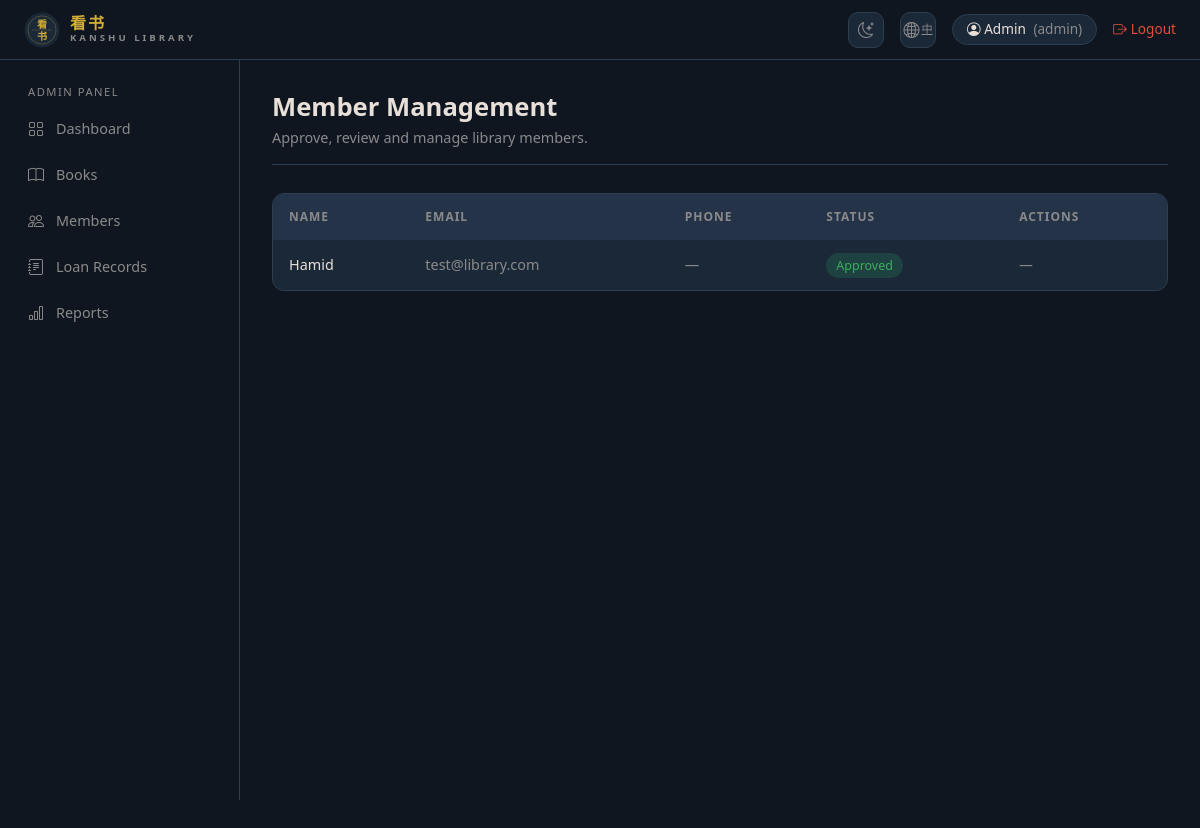
The page /admin/members (signed in) on the database its author committed.
### app/models.py (models this page shows)
class User(db.Model, UserMixin):
    __tablename__ = 'users'
    id = db.Column(db.Integer, primary_key=True)
    name = db.Column(db.String(100), nullable=False)
    email = db.Column(db.String(255), unique=True, nullable=False)
    password_hash = db.Column(db.String(255), nullable=False)
    role = db.Column(db.Enum('admin','librarian','member'), nullable=False, default='member')
    phone = db.Column(db.String(20))
    address = db.Column(db.String(255))
    is_approved = db.Column(db.Boolean, default=False)
    created_at = db.Column(db.DateTime, default=datetime.utcnow)
    loans = db.relationship('Loan', backref='member', lazy=True)

### app/routes/admin.py (the view)
@admin_bp.route('/members')
@login_required
@admin_required
def members():
    members = User.query.filter_by(role='member').all()
    return render_template('admin/members.html', members=members)

### app/models.py (called while the page is built)
@login_manager.user_loader
def load_user(user_id):
    return User.query.get(int(user_id))

### app/routes/admin.py (called while the page is built)
def admin_required(f):
    @wraps(f)
    def decorated(*args, **kwargs):
        if current_user.role != 'admin':
            flash('Access denied.', 'danger')
            return redirect(url_for('main.index'))
        return f(*args, **kwargs)
    return decorated

### app/templates/admin/members.html (shortened to what this page needs)
{% extends 'base.html' %}
{% block content %}
<div class="page-header">
    <h2>{{ _('Member Management') }}</h2>
    <p>{{ _('Approve, review and manage library members.') }}</p>
</div>
<div style="background:var(--bg-card); border:1px solid var(--border); border-radius:12px; overflow:hidden;">
    <table class="dark-table">
        <thead>
            <tr>
                <th>{{ _('Name') }}</th>
                <th>{{ _('Email') }}</th>
                <th>{{ _('Phone') }}</th>
                <th>{{ _('Status') }}</th>
                <th>{{ _('Actions') }}</th>
            </tr>
        </thead>
        <tbody>
            {% for member in members %}
            <tr>
                <td style="font-weight:500;">{{ member.name }}</td>
                <td style="color:var(--text-muted);">{{ member.email }}</td>
                <td style="color:var(--text-muted);">{{ member.phone or '—' }}</td>
                <td>
                    {% if member.is_approved %}
                        <span class="badge-approved">{{ _('Approved') }}</span>
                    {% else %}
                        <span class="badge-pending">{{ _('Pending') }}</span>
                    {% endif %}
                </td>
                <td>
                    {% if not member.is_approved %}
                        <a href="{{ url_for('admin.approve_member', user_id=member.id) }}"
                           style="color:var(--accent-green); text-decoration:none; margin-right:12px; font-size:0.85rem;">
                            <i class="bi bi-check-circle"></i> {{ _('Approve') }}
                        </a>
                        <a href="{{ url_for('admin.reject_member', user_id=member.id) }}"
                           onclick="return confirm('{{ _('Reject') }}?')"
                           style="color:var(--accent-red); text-decoration:none; font-size:0.85rem;">
                            <i class="bi bi-x-circle"></i> {{ _('Reject') }}
                        </a>
                    {% else %}
                        <span style="color:var(--text-muted); font-size:0.85rem;">—</span>
                    {% endif %}
                </td>
            </tr>
            {% endfor %}
        </tbody>
    </table>
</div>
{% endblock %}

### app/templates/base.html (shortened to what this page needs)
<!DOCTYPE html>
<html lang="en">
<head>
    <link rel="stylesheet" href="https://cdn.jsdelivr.net/npm/bootstrap@5.3.0/dist/css/bootstrap.min.css">
    <link rel="stylesheet" href="https://cdn.jsdelivr.net/npm/bootstrap-icons@1.10.5/font/bootstrap-icons.css">
</head>
<body>
<nav class="top-navbar">
    <a href="{{ url_for('main.index') }}" class="brand">
        <svg class="brand-seal" viewBox="0 0 64 64" xmlns="http://www.w3.org/2000/svg">
            <text x="32" y="28" text-anchor="middle" fill="#d4af37" font-family="serif" font-weight="700" font-size="18">看</text>
            <text x="32" y="50" text-anchor="middle" fill="#d4af37" font-family="serif" font-weight="700" font-size="18">书</text>
        </svg>
        <div class="brand-text">
            <span class="brand-chinese">看书</span>
            <span class="brand-roman">Kanshu Library</span>
        </div>
    </a>
    <div class="nav-right">
        <button id="themeToggle" class="theme-btn" aria-label="Toggle theme">
            <i class="bi bi-moon-stars"></i>
        </button>
        <a href="{{ url_for('set_lang', code='zh' if request.cookies.get('lang') != 'zh' else 'en') }}" class="theme-btn" title="{{ _('Language') }}">
            <i class="bi bi-globe2"></i>
            <span style="font-size:0.7rem;margin-left:2px;">{{ 'EN' if request.cookies.get('lang') == 'zh' else '中' }}</span>
        </a>
        {% if current_user.is_authenticated %}
        <span class="user-badge">
            <i class="bi bi-person-circle"></i>
            {{ current_user.name }}
            <span style="color: var(--text-muted); margin-left:4px;">({{ current_user.role }})</span>
        </span>
        <a href="{{ url_for('auth.logout') }}" class="logout-btn">
            <i class="bi bi-box-arrow-right"></i> {{ _('Logout') }}
        </a>
        {% else %}
        <a href="{{ url_for('auth.login') }}" class="btn-ghost" style="padding:6px 14px;">{{ _('Login') }}</a>
        <a href="{{ url_for('auth.register') }}" class="btn-accent" style="padding:6px 14px;">{{ _('Register') }}</a>
        {% endif %}
    </div>
</nav>
{% if current_user.is_authenticated %}
<div class="sidebar">
    {% if current_user.role == 'admin' %}
    <div class="sidebar-section">
        <div class="sidebar-label">{{ _('Admin Panel') }}</div>
        <a href="{{ url_for('admin.dashboard') }}" class="sidebar-link">
            <i class="bi bi-grid"></i> {{ _('Dashboard') }}
        </a>
        <a href="{{ url_for('admin.books') }}" class="sidebar-link">
            <i class="bi bi-book"></i> {{ _('Books') }}
        </a>
        <a href="{{ url_for('admin.members') }}" class="sidebar-link">
            <i class="bi bi-people"></i> {{ _('Members') }}
        </a>
        <a href="{{ url_for('admin.loans') }}" class="sidebar-link">
            <i class="bi bi-journal-text"></i> {{ _('Loan Records') }}
        </a>
        <a href="{{ url_for('admin.reports') }}" class="sidebar-link">
            <i class="bi bi-bar-chart"></i> {{ _('Reports') }}
        </a>
    </div>
    {% endif %}
</div>
{% endif %}
<div class="main-content {% if not current_user.is_authenticated %}no-sidebar{% endif %}">
    {% block content %}{% endblock %}
</div>
</body>
</html>

### app/templates/base.html (style rules this page uses)
:root { --bg-main: #0f1620; --bg-sidebar: #0f1620; --bg-card: #1b2838; --bg-card-hover: #243348; --accent: #d4af37; --accent-green: #3aaf5c; --accent-red: #e74c3c; --accent-yellow: #e8b84b; --text-primary: #e8e0d8; --text-muted: #8a8a8a; --border: #2c3e50; --shadow: rgba(0,0,0,0.3); --btn-close-filter: invert(1); --accent-hover: #c49e30; }
* { box-sizing: border-box; }
body { background-color: var(--bg-main); color: var(--text-primary); font-family: 'Segoe UI', sans-serif; margin: 0; min-height: 100vh; }
.top-navbar { background: var(--bg-sidebar); border-bottom: 1px solid var(--border); height: 60px; display: flex; align-items: center; padding: 0 24px; position: fixed; top: 0; left: 0; right: 0; z-index: 1000; }
.top-navbar .brand { font-size: 1.2rem; font-weight: 700; color: var(--accent); text-decoration: none; display: flex; align-items: center; gap: 10px; }
.brand-seal { width: 36px; height: 36px; flex-shrink: 0; }
.brand-text { display: flex; flex-direction: column; line-height: 1; }
.brand-text .brand-chinese { font-size: 1rem; font-weight: 700; color: var(--accent); font-family: serif; letter-spacing: 2px; }
.brand-text .brand-roman { font-size: 0.6rem; letter-spacing: 3px; color: var(--text-muted); text-transform: uppercase; margin-top: 1px; }
.top-navbar .nav-right { margin-left: auto; display: flex; align-items: center; gap: 16px; }
.top-navbar .user-badge { background: var(--bg-card); border: 1px solid var(--border); border-radius: 20px; padding: 4px 14px; font-size: 0.85rem; color: var(--text-primary); }
.top-navbar .logout-btn { color: var(--accent-red); text-decoration: none; font-size: 0.85rem; display: flex; align-items: center; gap: 4px; }
.theme-btn { background: var(--bg-card); border: 1px solid var(--border); color: var(--text-muted); width: 36px; height: 36px; border-radius: 10px; display: flex; align-items: center; justify-content: center; cursor: pointer; font-size: 1rem; transition: all 0.2s; }
.sidebar { position: fixed; top: 60px; left: 0; width: 240px; height: calc(100vh - 60px); background: var(--bg-sidebar); border-right: 1px solid var(--border); padding: 24px 0; overflow-y: auto; z-index: 999; }
.sidebar-section { padding: 0 16px; margin-bottom: 8px; }
.sidebar-label { font-size: 0.7rem; text-transform: uppercase; letter-spacing: 1.5px; color: var(--text-muted); padding: 0 12px; margin-bottom: 6px; }
.sidebar-link { display: flex; align-items: center; gap: 10px; padding: 10px 12px; border-radius: 8px; color: var(--text-muted); text-decoration: none; font-size: 0.9rem; transition: all 0.2s; margin-bottom: 2px; }
.sidebar-link i { font-size: 1rem; width: 18px; }
.main-content { margin-left: 240px; margin-top: 60px; padding: 32px; min-height: calc(100vh - 60px); }
.dark-table { width: 100%; border-collapse: collapse; background: var(--bg-card); border-radius: 12px; overflow: hidden; }
.dark-table thead th { background: var(--bg-card-hover); color: var(--text-muted); font-size: 0.75rem; text-transform: uppercase; letter-spacing: 1px; padding: 14px 16px; border: none; font-weight: 600; }
.dark-table tbody td { padding: 14px 16px; border-bottom: 1px solid var(--border); color: var(--text-primary); font-size: 0.9rem; }
.dark-table tbody tr:last-child td { border-bottom: none; }
.page-header { margin-bottom: 28px; padding-bottom: 16px; border-bottom: 1px solid var(--border); }
.page-header h2 { font-size: 1.6rem; font-weight: 700; margin: 0; }
.page-header p { color: var(--text-muted); margin: 4px 0 0; font-size: 0.9rem; }
.badge-approved { background: rgba(46,204,113,0.15); color: var(--accent-green); padding: 4px 10px; border-radius: 20px; font-size: 0.78rem; }

### rows shown on the page
User: name "Admin", role "admin"
User: name "Hamid", email "test@library.com", phone "—"

### other values the page prints
{{ 'EN' if request.cookies.get('lang') == 'zh' else '中' }} "中"
